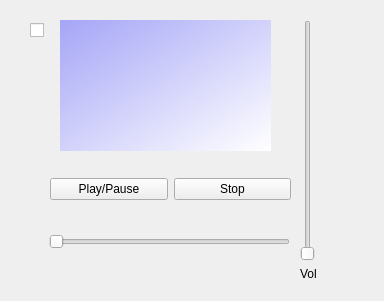
<?xml version="1.0" encoding="UTF-8"?>
<ui version="4.0">
 <class>Form</class>
 <widget class="QWidget" name="Form">
  <property name="geometry">
   <rect>
    <x>0</x>
    <y>0</y>
    <width>384</width>
    <height>301</height>
   </rect>
  </property>
  <property name="sizePolicy">
   <sizepolicy hsizetype="Fixed" vsizetype="Fixed">
    <horstretch>0</horstretch>
    <verstretch>0</verstretch>
   </sizepolicy>
  </property>
  <property name="windowTitle">
   <string>Form</string>
  </property>
  <widget class="QLabel" name="thumb">
   <property name="geometry">
    <rect>
     <x>60</x>
     <y>20</y>
     <width>211</width>
     <height>131</height>
    </rect>
   </property>
   <property name="font">
    <font>
     <family>Cantarell</family>
     <pointsize>14</pointsize>
     <weight>9</weight>
     <italic>false</italic>
     <bold>false</bold>
    </font>
   </property>
   <property name="styleSheet">
    <string notr="true">background-color:qlineargradient(spread:pad, x1:0, y1:0, x2:1, y2:1, stop:0 rgba(165, 165, 247, 255), stop:1 rgba(255, 255, 255, 255));
font: 75 14pt &quot;Cantarell&quot;;</string>
   </property>
   <property name="text">
    <string/>
   </property>
   <property name="alignment">
    <set>Qt::AlignCenter</set>
   </property>
   <property name="margin">
    <number>2</number>
   </property>
  </widget>
  <widget class="QWidget" name="layoutWidget">
   <property name="geometry">
    <rect>
     <x>300</x>
     <y>20</y>
     <width>26</width>
     <height>261</height>
    </rect>
   </property>
   <layout class="QVBoxLayout" name="verticalLayout">
    <item>
     <widget class="QSlider" name="volumeSlider">
      <property name="orientation">
       <enum>Qt::Vertical</enum>
      </property>
     </widget>
    </item>
    <item>
     <widget class="QLabel" name="volumeLabel">
      <property name="text">
       <string>Vol</string>
      </property>
     </widget>
    </item>
   </layout>
  </widget>
  <widget class="QLabel" name="posLabel">
   <property name="geometry">
    <rect>
     <x>50</x>
     <y>260</y>
     <width>91</width>
     <height>21</height>
    </rect>
   </property>
   <property name="sizePolicy">
    <sizepolicy hsizetype="Fixed" vsizetype="Fixed">
     <horstretch>0</horstretch>
     <verstretch>0</verstretch>
    </sizepolicy>
   </property>
   <property name="text">
    <string/>
   </property>
  </widget>
  <widget class="QSlider" name="posSlider">
   <property name="geometry">
    <rect>
     <x>49</x>
     <y>230</y>
     <width>241</width>
     <height>24</height>
    </rect>
   </property>
   <property name="orientation">
    <enum>Qt::Horizontal</enum>
   </property>
  </widget>
  <widget class="QWidget" name="layoutWidget">
   <property name="geometry">
    <rect>
     <x>50</x>
     <y>170</y>
     <width>241</width>
     <height>38</height>
    </rect>
   </property>
   <layout class="QHBoxLayout" name="horizontalLayout">
    <item>
     <widget class="QPushButton" name="playPauseButton">
      <property name="text">
       <string>Play/Pause</string>
      </property>
     </widget>
    </item>
    <item>
     <widget class="QPushButton" name="stopButton">
      <property name="text">
       <string>Stop</string>
      </property>
     </widget>
    </item>
   </layout>
  </widget>
  <widget class="QCheckBox" name="checkBox">
   <property name="geometry">
    <rect>
     <x>30</x>
     <y>20</y>
     <width>21</width>
     <height>20</height>
    </rect>
   </property>
   <property name="sizePolicy">
    <sizepolicy hsizetype="Minimum" vsizetype="Fixed">
     <horstretch>0</horstretch>
     <verstretch>0</verstretch>
    </sizepolicy>
   </property>
   <property name="text">
    <string/>
   </property>
  </widget>
 </widget>
 <resources/>
 <connections/>
</ui>
